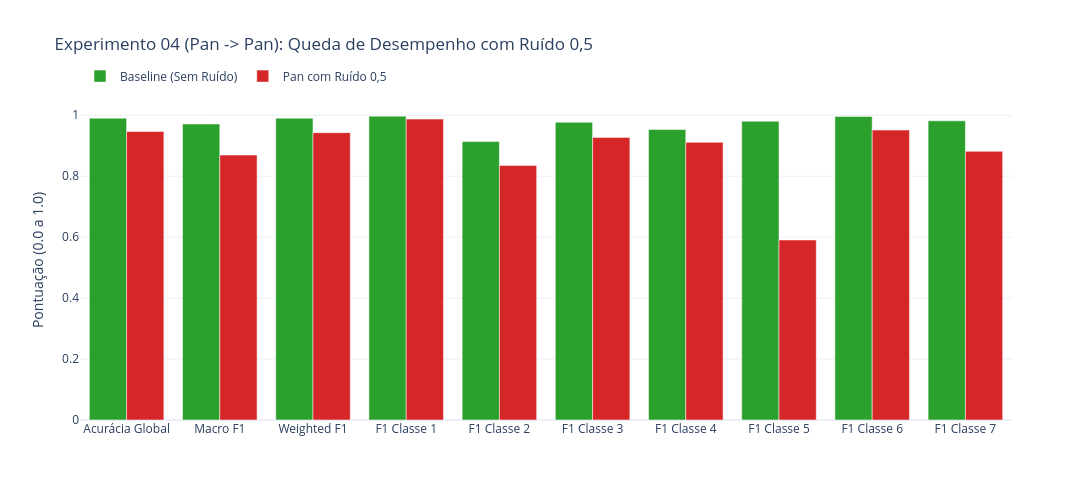

Notebook cell for this chart:
### Code cell
# 7. Gráfico 4 — Comparativo de Desempenho (Baseline Limpo vs. Ruído 0,5)
fig_comp = plotar_comparativo(
    relatorio_limpo, relatorio_ruido,
    "Experimento 04 (Pan -> Pan): Queda de Desempenho com Ruído 0,5",
    nome_cenario_ruido="Pan com Ruído 0,5"
)
fig_comp.show()

acc_limpo = relatorio_limpo["accuracy"]
acc_ruido = relatorio_ruido["accuracy"]
macro_limpo = relatorio_limpo["macro avg"]["f1-score"]
macro_ruido = relatorio_ruido["macro avg"]["f1-score"]

print("=" * 60)
print(f"Acurácia Global   : {acc_limpo*100:.2f}% -> {acc_ruido*100:.2f}% (Queda de {(acc_limpo - acc_ruido)*100:+.2f} p.p.)")
print(f"Macro F1-Score    : {macro_limpo*100:.2f}% -> {macro_ruido*100:.2f}% (Queda de {(macro_limpo - macro_ruido)*100:+.2f} p.p.)")
print("=" * 60)

### Figure 1 — Plotly figure (JSON) as saved in the notebook; plotly's stock layout.template omitted (floating-point values rounded to 4 significant figures)
{"data": [{"marker": {"color": "#2ca02c"}, "name": "Baseline (Sem Ruído)", "type": "bar", "x": ["Acurácia Global", "Macro F1", "Weighted F1", "F1 Classe 1", "F1 Classe 2", "F1 Classe 3", "F1 Classe 4", "F1 Classe 5", "F1 Classe 6", "F1 Classe 7"], "y": [0.9904, 0.9713, 0.9904, 0.997, 0.9136, 0.977, 0.9531, 0.9804, 0.9962, 0.9818]}, {"marker": {"color": "#d62728"}, "name": "Pan com Ruído 0,5", "type": "bar", "x": ["Acurácia Global", "Macro F1", "Weighted F1", "F1 Classe 1", "F1 Classe 2", "F1 Classe 3", "F1 Classe 4", "F1 Classe 5", "F1 Classe 6", "F1 Classe 7"], "y": [0.9465, 0.8693, 0.9428, 0.9874, 0.8354, 0.9272, 0.9111, 0.5908, 0.9514, 0.8814]}], "layout": {"barmode": "group", "height": 500, "legend": {"orientation": "h", "y": 1.12}, "title": {"text": "Experimento 04 (Pan -> Pan): Queda de Desempenho com Ruído 0,5"}, "width": 1100, "yaxis": {"range": [0, 1.05], "title": {"text": "Pontuação (0.0 a 1.0)"}}}}
